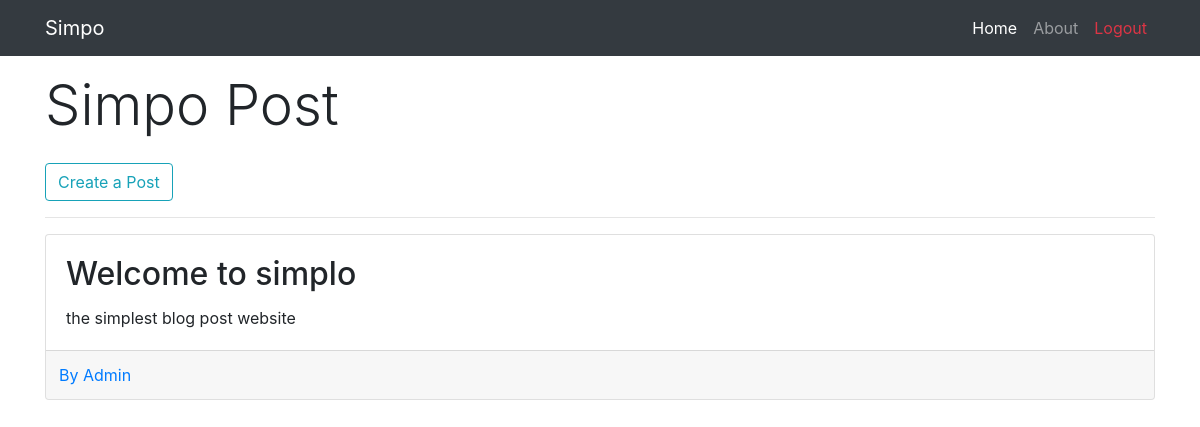
Screenshot of /Posts/index.php with the database file from the repository.
### tables this page shows
CREATE TABLE `posts` (
  `UserId` int(50) NOT NULL,
  `PostId` int(100) NOT NULL,
  `PostTitle` varchar(50) NOT NULL,
  `PostDetail` text NOT NULL
);

CREATE TABLE `accounts` (
  `AccountId` int(11) NOT NULL,
  `Username` varchar(50) NOT NULL,
  `Permission` tinyint(1) NOT NULL DEFAULT 0,
  `Password` varchar(255) NOT NULL,
  `email` varchar(50) NOT NULL
);

### Posts/index.php (the view, shortened to what this page needs)
<?php session_start(); require "../Models/database.php";?>
<!DOCTYPE html>
<html lang="en">
<head>
    <link rel="stylesheet" href="https://stackpath.bootstrapcdn.com/bootstrap/4.5.0/css/bootstrap.min.css">
</head>
<body>
<nav class="navbar navbar-expand-lg navbar-dark bg-dark">
    <div class="container">
      <a class="navbar-brand" href="#">Simpo</a>
      <div class="collapse navbar-collapse" id="navbarResponsive">
        <ul class="navbar-nav ml-auto">
          <li class="nav-item active">
            <a class="nav-link" href="index.php">Home
            </a>
          </li>
          <li class="nav-item">
            <a class="nav-link" href="about.php">About</a>
          </li>
          <li class="nav-item">
          <a href="../index.php?logout=logout" class="nav-link text-danger">Logout</a>
          </li>
        </ul>
      </div>
    </div>
  </nav>
    <div class="container">
            <div class="display-4 d-inline-block mb-4 mt-3">Simpo Post</div>
    </div>
  <div class="container">
  <a class="btn btn-outline-info" data-toggle="collapse" href="#multiCollapseExample1" role="button" aria-expanded="false" aria-controls="multiCollapseExample1">Create a Post</a>
        <hr>
<div class="row">
  <div class="col-md-12">
    <?php
    $PostResult=mysqli_query($con,"SELECT * FROM posts INNER JOIN accounts ON posts.UserId = accounts.AccountId order by PostId DESC");
    while($Rows=mysqli_fetch_assoc($PostResult)){
        $resultArr=[$Rows['Username'],$Rows['PostId'],$Rows['PostTitle'],$Rows['PostDetail']];
        echo "<div class=\"card mb-4\">
        <div class=\"card-body\">
          <h2 class=\"card-title\">$resultArr[2]</h2>
          <p class=\"card-text\">$resultArr[3]</p>
        </div>
        <div class=\"card-footer text-muted\">
        <div class=\"row\">
            <div class=\"col-11\ pl-2 text-primary\">By $resultArr[0]</div>
        ";
         echo "</div>
        </div>
      </div>";
    }
    ?>
</body>
</html>

### rows the page displays
posts: PostTitle "Welcome to simplo", PostDetail "the simplest blog post website", UserId.Username "Admin"
